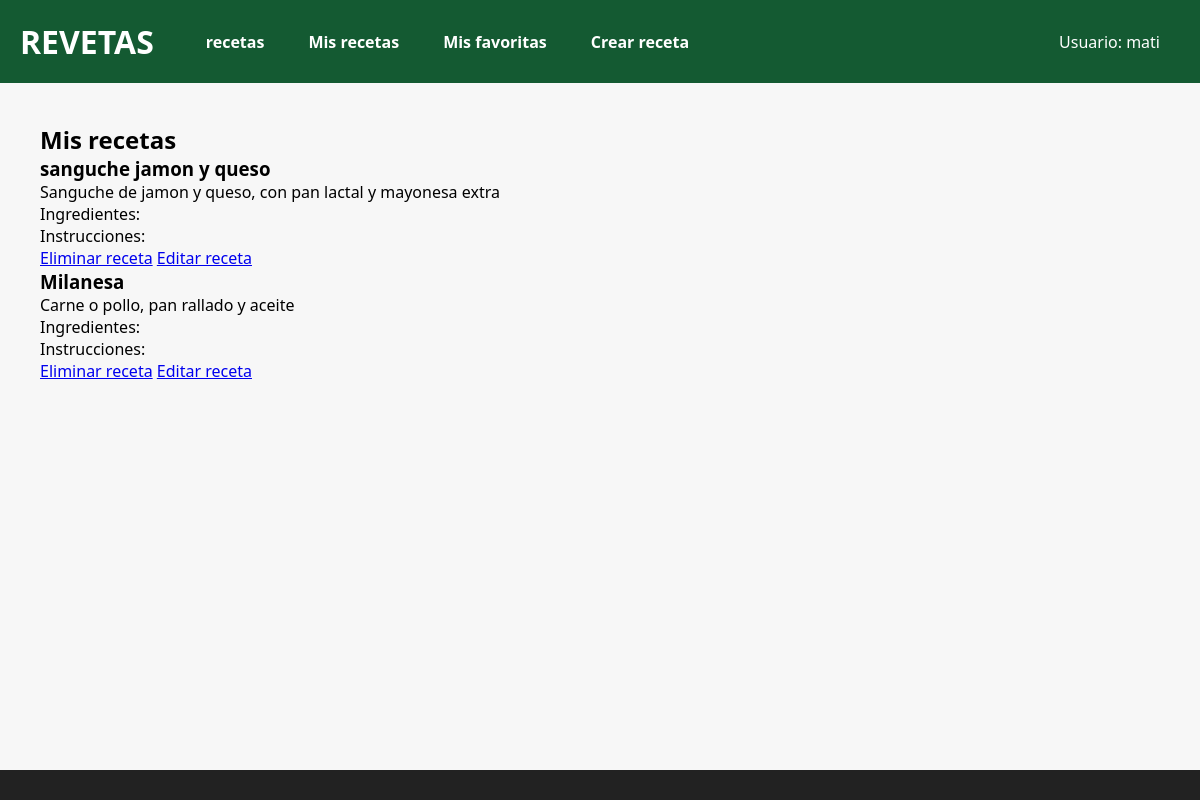
Screenshot of /mis_recetas/ (signed in) with the database file from the repository.
### tasks/models.py (models this page shows, shortened)
class Receta(models.Model):
    title = models.CharField(max_length=255)
    description = models.TextField()
    user = models.ForeignKey(Usuario,on_delete=models.CASCADE)
    coccion = models.IntegerField(default=0)
    cooked = models.BooleanField(default=False)
    favs = models.BooleanField(default=False)
    date = models.DateField(default=timezone.now)
    image = models.ImageField(upload_to="recetas_image/", null=True, blank=True)
    categoria = models.CharField(max_length=10,choices=CATEGORIAS, default= 'Sin categoria')
    dificultad = models.CharField(max_length=10, choices=DIFICULTADES, default='Fácil')

### tasks/views.py (the view)
# urls.py: path('mis_recetas/',mis_recetas, name = 'mis_recetas'),
def mis_recetas(request):
    usuario_id = request.session.get('usuario_id')
    if not usuario_id:
        return redirect('/login/')
    usuario = Usuario.objects.get(id=usuario_id)
    recetas = Receta.objects.filter(user=usuario)
    if not recetas:
        return render(request, 'mis_recetas.html', {'recetas': recetas, 'mensaje': 'No tienes recetas creadas'})
    return render(request, 'mis_recetas.html', {'recetas': recetas})

### tasks/templates/mis_recetas.html (shortened to what this page needs)
{% extends 'main.html' %}
{% block content %}
<h2>Mis recetas</h2>
{% for recetas in recetas %}
    <div>
        <h3>{{ recetas.title }}</h3>
        <p>{{ recetas.description }}</p>
        <p>Ingredientes: {{ recetas.ingredients }}</p>
        <p>Instrucciones: {{ recetas.instructions }}</p>
        <a href="{% url 'eliminar_receta' recetas.id %}">Eliminar receta</a>
        <a href="{% url 'editar_receta' recetas.id %}">Editar receta</a>
    </div>
{% endfor %}
{% endblock %}

### tasks/templates/main.html (shortened to what this page needs)
{% load static %}
<!DOCTYPE html>
<html lang="es">
<head>
    <link rel="stylesheet" href="{% static 'styles/main.css' %}">
</head>
<body>
    <header>
        <div class="nav">
            <h1>REVETAS {{title}}</h1>
            <a href="/recetas/">recetas</a>
            <a href="/mis_recetas/">Mis recetas</a>
            <a href="/favoritas/">Mis favoritas</a>
            <a href="/nueva/">Crear receta</a>
            <div style="margin-left: auto; padding-right: 20px;">
                {% if request.user.is_authenticated %}
                    Usuario: {{ request.user.username }}
                {% elif request.session.username %}
                    Usuario: {{ request.session.username }}
                {% else %}
                    <a href="/login/">Iniciar sesión</a>
                {% endif %}
            </div>
        </div>
    </header>
    <main>
        {% block content %}
        {% endblock %}
    </main>
    <footer>
    </footer>
</body>
</html>

### tasks/static/styles/main.css (style rules this page uses)
* { margin: 0; padding: 0; box-sizing: border-box; }
body { font-family: 'Segoe UI', Tahoma, Geneva, Verdana, sans-serif; background: linear-gradient(to right, #e0f7fa, #fff); min-height: 100vh; display: flex; flex-direction: column; }
header { background-color: #145a32; color: white; padding: 20px; }
.nav { display: flex; align-items: center; gap: 20px; flex-wrap: wrap; }
.nav h1 { font-size: 2rem; margin-right: 20px; }
.nav a { color: white; text-decoration: none; font-weight: bold; padding: 8px 12px; border-radius: 6px; transition: background-color 0.3s; }
main { flex: 1; padding: 40px; background-color: #f7f7f7; }
footer { background-color: #222; color: #aaa; text-align: center; padding: 15px 0; font-size: 0.9rem; }

### rows the page displays
Receta: title "sanguche jamon y queso", description "Sanguche de jamon y queso, con pan lactal y mayonesa extra"
Receta: title "Milanesa", description "Carne o pollo, pan rallado y aceite"

### other values shown
{{ request.user.username }} "mati"
